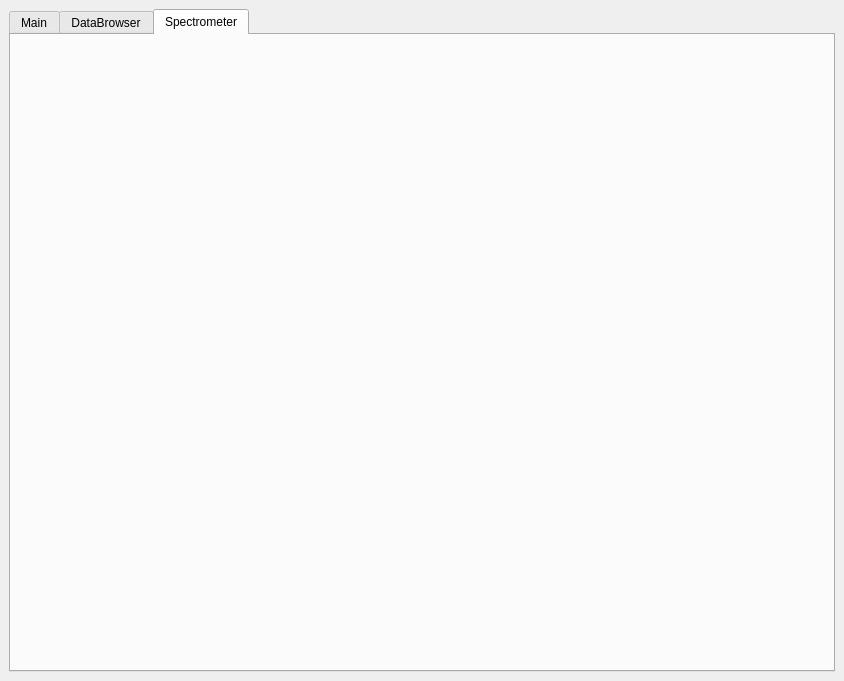
<?xml version="1.0" encoding="UTF-8"?>
<ui version="4.0">
 <class>MainWindow</class>
 <widget class="QMainWindow" name="MainWindow">
  <property name="geometry">
   <rect>
    <x>0</x>
    <y>0</y>
    <width>844</width>
    <height>681</height>
   </rect>
  </property>
  <property name="sizePolicy">
   <sizepolicy hsizetype="Minimum" vsizetype="Fixed">
    <horstretch>0</horstretch>
    <verstretch>0</verstretch>
   </sizepolicy>
  </property>
  <property name="windowTitle">
   <string>MainWindow</string>
  </property>
  <widget class="QWidget" name="centralwidget">
   <layout class="QGridLayout" name="gridLayout_2">
    <item row="0" column="0">
     <widget class="QTabWidget" name="tabWidget">
      <property name="currentIndex">
       <number>2</number>
      </property>
      <widget class="QWidget" name="Main">
       <attribute name="title">
        <string>Main</string>
       </attribute>
       <layout class="QGridLayout" name="gridLayout">
        <item row="0" column="0">
         <layout class="QVBoxLayout" name="Spectrometer_Layout">
          <item>
           <widget class="QWidget" name="Spectrometer_widget" native="true"/>
          </item>
         </layout>
        </item>
        <item row="1" column="0">
         <layout class="QHBoxLayout" name="Main_layout">
          <item>
           <widget class="QWidget" name="shutter_controls_widget" native="true"/>
          </item>
          <item>
           <widget class="QWidget" name="Experiment_controls_widget" native="true"/>
          </item>
         </layout>
        </item>
       </layout>
      </widget>
      <widget class="QWidget" name="DataBrowser_tab">
       <attribute name="title">
        <string>DataBrowser</string>
       </attribute>
       <layout class="QGridLayout" name="gridLayout_4">
        <item row="0" column="0">
         <layout class="QGridLayout" name="DataBrowser_tab_layout">
          <item row="0" column="0">
           <widget class="QWidget" name="DataBrowser_widget" native="true"/>
          </item>
         </layout>
        </item>
       </layout>
      </widget>
      <widget class="QWidget" name="Spectrometer_tab">
       <attribute name="title">
        <string>Spectrometer</string>
       </attribute>
       <layout class="QGridLayout" name="gridLayout_6">
        <item row="0" column="0">
         <layout class="QGridLayout" name="Spectrometer_tab_Layout">
          <item row="0" column="0">
           <widget class="QWidget" name="Spectrometer_tab_widget" native="true"/>
          </item>
         </layout>
        </item>
       </layout>
      </widget>
     </widget>
    </item>
   </layout>
  </widget>
 </widget>
 <resources/>
 <connections/>
</ui>
